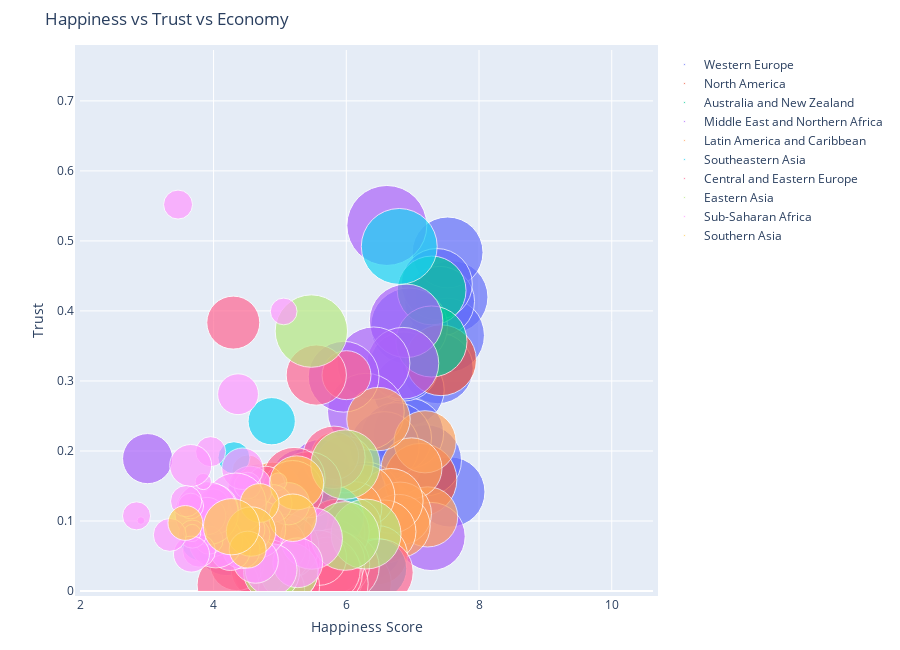

Here is the notebook cell this chart was saved with:
### Code cell
import warnings
warnings.filterwarnings('ignore')

figure = bubbleplot(dataset = data, x_column = 'Happiness Score', y_column = 'Trust (Government Corruption)', 
    bubble_column = 'Country', size_column = 'Economy (GDP per Capita)', color_column = 'Region', 
    x_title = "Happiness Score", y_title = "Trust", title = 'Happiness vs Trust vs Economy',
    x_logscale = False, scale_bubble = 1, height = 650)

py.iplot(figure, config={'scrollzoom': True})

### Figure 1 — Plotly figure (JSON) as saved in the notebook; plotly's stock layout.template omitted (floating-point values rounded to 4 significant figures)
{"data": [{"marker": {"size": [1.397, 1.302, 1.325, 1.459, 1.29, 1.329, 1.332, 1.337, 1.564, 1.336, 1.308, 1.266, 1.328, 1.278, 1.23, 1.207, 1.251, 1.208, 1.208, 1.16, 1.154], "sizemode": "area", "sizeref": 0.0005283}, "mode": "markers", "name": "Western Europe", "text": ["Switzerland", "Iceland", "Denmark", "Norway", "Finland", "Netherlands", "Sweden", "Austria", "Luxembourg", "Ireland", "Belgium", "United Kingdom", "Germany", "France", "Spain", "Malta", "Italy", "North Cyprus", "Cyprus", "Portugal", "Greece"], "type": "scatter", "x": [7.587, 7.561, 7.527, 7.522, 7.406, 7.378, 7.364, 7.2, 6.946, 6.94, 6.937, 6.867, 6.75, 6.575, 6.329, 6.302, 5.948, 5.695, 5.689, 5.102, 4.857], "y": [0.4198, 0.1414, 0.4836, 0.365, 0.4137, 0.3181, 0.4384, 0.1868, 0.378, 0.287, 0.2254, 0.3207, 0.2184, 0.2065, 0.06398, 0.1359, 0.02901, 0.1428, 0.06146, 0.01078, 0.01397]}, {"marker": {"size": [1.326, 1.395], "sizemode": "area", "sizeref": 0.0005283}, "mode": "markers", "name": "North America", "text": ["Canada", "United States"], "type": "scatter", "x": [7.427, 7.119], "y": [0.3296, 0.1589]}, {"marker": {"size": [1.25, 1.334], "sizemode": "area", "sizeref": 0.0005283}, "mode": "markers", "name": "Australia and New Zealand", "text": ["New Zealand", "Australia"], "type": "scatter", "x": [7.286, 7.284], "y": [0.4292, 0.3564]}, {"marker": {"size": [1.229, 1.427, 1.36, 1.69, 1.395, 1.554, 1.324, 1.131, 0.9393, 1.061, 0.902, 0.7348, 1.026, 0.8811, 0.5987, 1.009, 0.9855, 0.8818, 0.5465, 0.6632], "sizemode": "area", "sizeref": 0.0005283}, "mode": "markers", "name": "Middle East and Northern Africa", "text": ["Israel", "United Arab Emirates", "Oman", "Qatar", "Saudi Arabia", "Kuwait", "Bahrain", "Libya", "Algeria", "Turkey", "Jordan", "Morocco", "Lebanon", "Tunisia", "Palestinian Territories", "Iran", "Iraq", "Egypt", "Yemen", "Syria"], "type": "scatter", "x": [7.278, 6.901, 6.853, 6.611, 6.411, 6.295, 5.96, 5.754, 5.605, 5.332, 5.192, 5.013, 4.839, 4.739, 4.715, 4.686, 4.677, 4.194, 4.077, 3.006], "y": [0.07785, 0.3858, 0.3252, 0.5221, 0.3252, 0.2561, 0.306, 0.1102, 0.1738, 0.1575, 0.1429, 0.08546, 0.04582, 0.06358, 0.129, 0.05863, 0.1379, 0.06324, 0.07854, 0.1891]}, {"marker": {"size": [0.9558, 1.021, 0.9812, 1.044, 1.064, 1.107, 1.054, 1.062, 0.9186, 0.9953, 1.212, 0.7645, 0.7455, 0.864, 0.6813, 0.7599, 0.5933, 0.9002, 0.8104, 0.8954, 0.5953, 0.2667], "sizemode": "area", "sizeref": 0.0005283}, "mode": "markers", "name": "Latin America and Caribbean", "text": ["Costa Rica", "Mexico", "Brazil", "Venezuela", "Panama", "Chile", "Argentina", "Uruguay", "Colombia", "Suriname", "Trinidad and Tobago", "El Salvador", "Guatemala", "Ecuador", "Bolivia", "Paraguay", "Nicaragua", "Peru", "Jamaica", "Dominican Republic", "Honduras", "Haiti"], "type": "scatter", "x": [7.226, 7.187, 6.983, 6.81, 6.786, 6.67, 6.574, 6.485, 6.477, 6.269, 6.168, 6.13, 6.123, 5.975, 5.89, 5.878, 5.828, 5.824, 5.709, 4.885, 4.788, 4.518], "y": [0.1058, 0.2131, 0.1752, 0.1107, 0.0927, 0.1287, 0.08484, 0.2456, 0.0512, 0.1363, 0.0114, 0.1178, 0.09472, 0.1809, 0.088, 0.08242, 0.1932, 0.05989, 0.02299, 0.1423, 0.06825, 0.1718]}, {"marker": {"size": [1.522, 0.9669, 1.125, 0.8283, 0.6322, 0.7053, 0.5907, 0.2711, 0.4604], "sizemode": "area", "sizeref": 0.0005283}, "mode": "markers", "name": "Southeastern Asia", "text": ["Singapore", "Thailand", "Malaysia", "Indonesia", "Vietnam", "Philippines", "Laos", "Myanmar", "Cambodia"], "type": "scatter", "x": [6.798, 6.455, 5.77, 5.399, 5.36, 5.073, 4.876, 4.307, 3.819], "y": [0.4921, 0.03187, 0.105, 0, 0.1044, 0.1228, 0.2425, 0.1903, 0.07247]}, {"marker": {"size": [1.179, 0.6324, 1.169, 0.5945, 1.123, 1.185, 1.147, 1.032, 1.126, 1.083, 1.138, 0.8015, 0.9585, 1.152, 0.4743, 1.024, 0.9744, 1.043, 0.9205, 1.113, 0.9185, 0.8787, 0.8322, 1.121, 0.3905, 0.7991, 0.7682, 0.7419, 1.012], "sizemode": "area", "sizeref": 0.0005283}, "mode": "markers", "name": "Central and Eastern Europe", "text": ["Czech Republic", "Uzbekistan", "Slovakia", "Moldova", "Kazakhstan", "Slovenia", "Lithuania", "Belarus", "Poland", "Croatia", "Russia", "Kosovo", "Turkmenistan", "Estonia", "Kyrgyzstan", "Azerbaijan", "Montenegro", "Romania", "Serbia", "Latvia", "Macedonia", "Albania", "Bosnia and Herzegovina", "Hungary", "Tajikistan", "Ukraine", "Armenia", "Georgia", "Bulgaria"], "type": "scatter", "x": [6.505, 6.003, 5.995, 5.889, 5.855, 5.848, 5.833, 5.813, 5.791, 5.759, 5.716, 5.589, 5.548, 5.429, 5.286, 5.212, 5.192, 5.124, 5.123, 5.098, 5.007, 4.959, 4.949, 4.8, 4.786, 4.681, 4.35, 4.297, 4.218], "y": [0.02652, 0.3083, 0.03431, 0.01615, 0.08454, 0.03787, 0.01031, 0.1909, 0.04212, 0.0243, 0.03005, 0.04741, 0.3084, 0.1518, 0.04232, 0.1606, 0.143, 0.00649, 0.02617, 0.06332, 0.05327, 0.06413, 0.00227, 0.02758, 0.1507, 0.02961, 0.039, 0.3833, 0.00872]}, {"marker": {"size": [1.291, 1.271, 1.245, 1.386, 0.8901, 0.8282], "sizemode": "area", "sizeref": 0.0005283}, "mode": "markers", "name": "Eastern Asia", "text": ["Taiwan", "Japan", "South Korea", "Hong Kong", "China", "Mongolia"], "type": "scatter", "x": [6.298, 5.987, 5.984, 5.474, 5.14, 4.874], "y": [0.08129, 0.1806, 0.07857, 0.3712, 0.02781, 0.02666]}, {"marker": {"size": [1.008, 0.6543, 0.4704, 0.1885, 0.08308, 0.3755, 0.7121, 0.9205, 0.5456, 0.271, 0.0712, 0.5211, 0, 0.1907, 0.3302, 0.4541, 0.3647, 0.4402, 0.9936, 0.01604, 0.4225, 0.7578, 0.2607, 0.6787, 0.2391, 0.211, 0.365, 1.06, 0.0694, 0.2852, 0.2082, 0.0785, 0.3419, 0.1742, 0.4653, 0.2581, 0.2221, 0.2867, 0.0153, 0.2087], "sizemode": "area", "sizeref": 0.0005283}, "mode": "markers", "name": "Sub-Saharan Africa", "text": ["Mauritius", "Nigeria", "Zambia", "Somaliland region", "Mozambique", "Lesotho", "Swaziland", "South Africa", "Ghana", "Zimbabwe", "Liberia", "Sudan", "Congo (Kinshasa)", "Ethiopia", "Sierra Leone", "Mauritania", "Kenya", "Djibouti", "Botswana", "Malawi", "Cameroon", "Angola", "Mali", "Congo (Brazzaville)", "Comoros", "Uganda", "Senegal", "Gabon", "Niger", "Tanzania", "Madagascar", "Central African Republic", "Chad", "Guinea", "Ivory Coast", "Burkina Faso", "Rwanda", "Benin", "Burundi", "Togo"], "type": "scatter", "x": [5.477, 5.268, 5.129, 5.057, 4.971, 4.898, 4.867, 4.642, 4.633, 4.61, 4.571, 4.55, 4.517, 4.512, 4.507, 4.436, 4.419, 4.369, 4.332, 4.292, 4.252, 4.033, 3.995, 3.989, 3.956, 3.931, 3.904, 3.896, 3.845, 3.781, 3.681, 3.678, 3.667, 3.656, 3.655, 3.587, 3.465, 3.34, 2.905, 2.839], "y": [0.07521, 0.0403, 0.1247, 0.3993, 0.156, 0.125, 0.0306, 0.08884, 0.04355, 0.08079, 0.06232, 0.1466, 0.07625, 0.1505, 0.08786, 0.1746, 0.05839, 0.2811, 0.1247, 0.06977, 0.05786, 0.07122, 0.1235, 0.1169, 0.199, 0.07267, 0.1071, 0.1109, 0.1564, 0.05747, 0.08124, 0.08289, 0.05269, 0.1214, 0.1792, 0.1283, 0.5519, 0.0801, 0.1006, 0.1073]}, {"marker": {"size": [0.7704, 0.5954, 0.3975, 0.645, 0.36, 0.8352, 0.3198], "sizemode": "area", "sizeref": 0.0005283}, "mode": "markers", "name": "Southern Asia", "text": ["Bhutan", "Pakistan", "Bangladesh", "India", "Nepal", "Sri Lanka", "Afghanistan"], "type": "scatter", "x": [5.253, 5.194, 4.694, 4.565, 4.514, 4.271, 3.575], "y": [0.1545, 0.1046, 0.1257, 0.08492, 0.05907, 0.09179, 0.09719]}], "layout": {"height": 650, "hovermode": "closest", "margin": {"b": 50, "pad": 5, "t": 50}, "showlegend": true, "title": {"text": "Happiness vs Trust vs Economy"}, "xaxis": {"autorange": false, "range": [1.987, 10.62], "title": {"text": "Happiness Score"}}, "yaxis": {"autorange": false, "range": [0, 0.7727], "title": {"text": "Trust"}}}}
